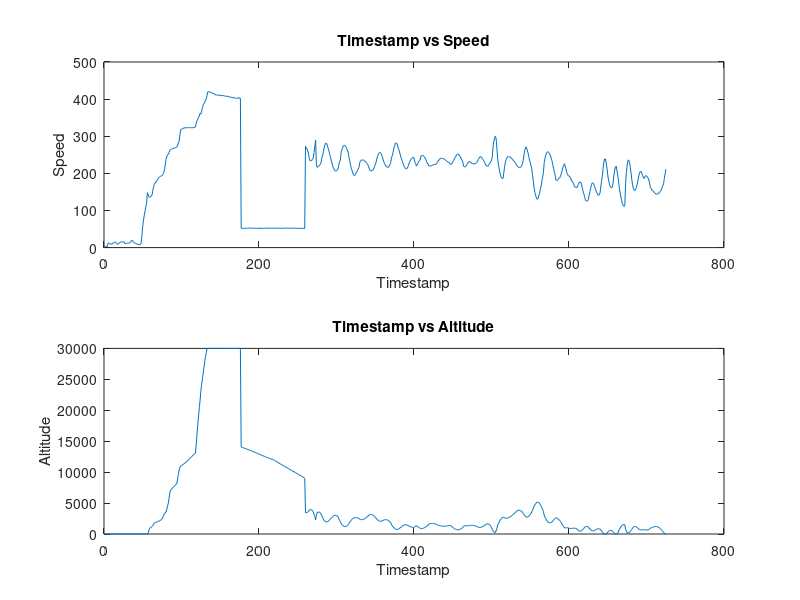

Recreate this plot in MATLAB.
clear all;
data1 = csvread('sample.csv');
timestamp = data1(:,1);
speed = data1(:,8);
altitude = data1(:,7);
figure(1)
subplot(2,1,1) % 2 rows, 1 column, first position
plot(timestamp,speed);
title('Timestamp vs Speed')
xlabel 'Timestamp';
ylabel 'Speed';
subplot(2,1,2) % 2 rows, 1 column, second position
plot(timestamp,altitude);
title('Timestamp vs Altitude')
xlabel 'Timestamp';
ylabel 'Altitude';

